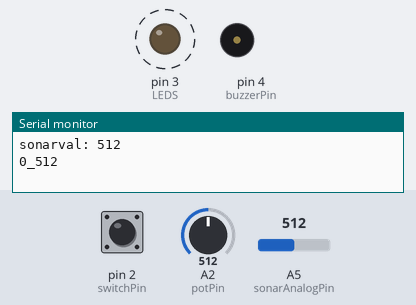
Recording of a sketch running on a simulated Arduino Uno, built with avr-gcc and run on an emulated ATmega328P. Shown: output pins drawn as LEDs (lit = HIGH), buzzer (waves = sounding), the last lines printed to the serial monitor. Dashed ring = blinking. Inputs (shaded band) come from the test bench; at power-on: A2 (potPin) = 512, pin 2 (switchPin) LOW, A5 (sonarAnalogPin) = 512.

Above: at 0.9 s.
2.2 s: A2 (potPin) set to 0
At 3.42 s:
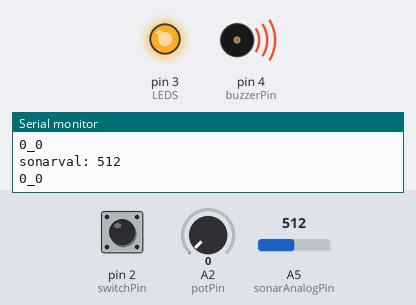
5.7 s: A2 (potPin) set to 90
At 6.23 s:
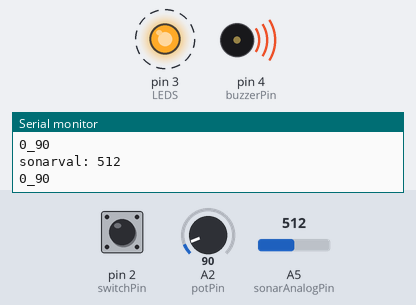
9.2 s: A2 (potPin) set to 716
13.9 s: A2 (potPin) set to 290
17.4 s: A2 (potPin) set to 306
At 17.7 s:
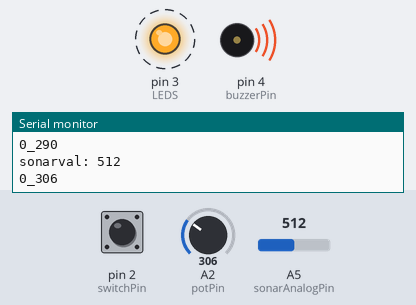
Timing chart, 0 to 21.9 s (numbered marks = the images above; inputs shaded):
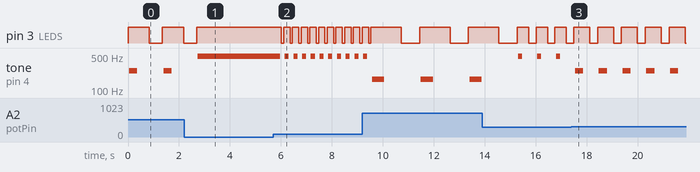

The sketch:

IR_LED.ino
```cpp
int potPin = 2;
int LEDS = 3;
int switchPin = 2;
int val = 0;
int buzzerPin = 4;
int sonarVal = 0;
int sonarAnalogPin = 5;

void setup()
{
  // put your setup code here, to run once:
  pinMode(LEDS, OUTPUT);
  pinMode(switchPin, INPUT);
  pinMode(buzzerPin, OUTPUT);
  Serial.begin(9600);      // open the serial port at 9600 bps:
}

void loop()
{
  // put your main code here, to run repeatedly:
  val = analogRead(potPin);    // read the value from the sensor
  sonarVal = analogRead(sonarAnalogPin);
  Serial.print("sonarval: ");
  Serial.println(sonarVal);
  Serial.print(digitalRead(switchPin));
  Serial.print("_");
  Serial.println(val);
  digitalWrite(LEDS, HIGH);  // turn the ledPin on

  int waitTime = 1;
  if (val < 300)
  {
    waitTime = 1;
  }
  else if (val < 600)
  {
    waitTime = 2;
  }
  else
  {
    waitTime = 3;
  }

  for (int i = 0; i < 80; i++)
  {
      digitalWrite(buzzerPin, HIGH);  // turn the ledPin on
      delay(waitTime);
      digitalWrite(buzzerPin, LOW);   // turn the ledPin off
      delay(waitTime);
  }
  delay(val);                  // stop the program for some time
  digitalWrite(LEDS, LOW);     // turn the ledPin off
  delay(val);                  // stop the program for some time

}
```

Measured:
- after the input at 2.2 s, pin 3 (LEDS): goes on until 2.7 s, then stays HIGH
- after the input at 5.7 s, pin 3 (LEDS): alternates HIGH for 0.25 s and LOW for 0.09 s, starting after 0.32 s; tone on pin 4 (buzzerPin): alternates 496 Hz for 0.16 s and silent for 0.18 s, starting after 0.28 s
- after the input at 17.4 s, pin 3 (LEDS): alternates HIGH for 0.63 s and LOW for 0.31 s, starting after 0.73 s; tone on pin 4 (buzzerPin): alternates 249 Hz for 0.32 s and silent for 0.61 s, starting after 0.15 s
- by itself, pin 3 (LEDS): alternates HIGH for 0.83 s and LOW for 0.51 s
